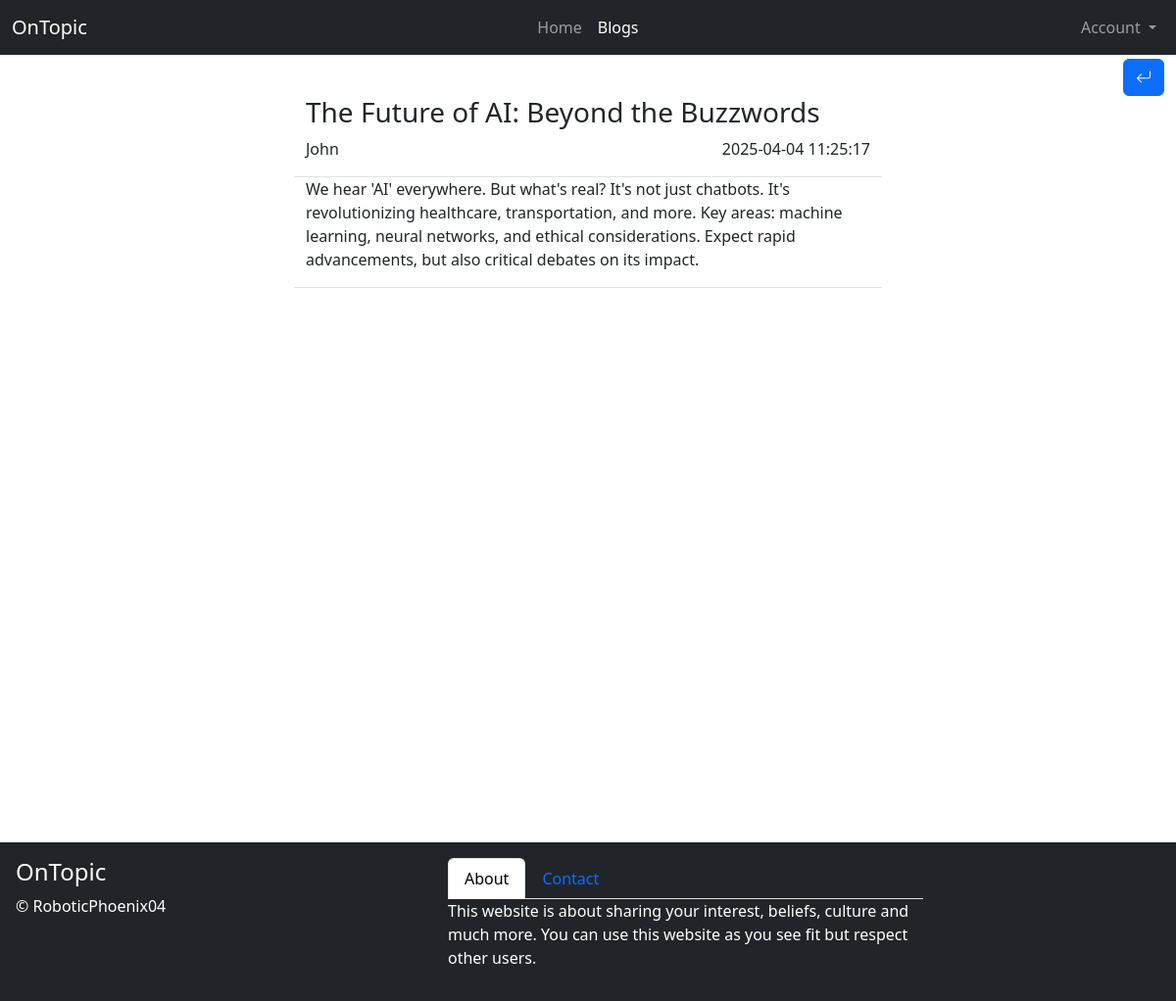
Page /blog.php?id=3 on the committed database.
### tables this page shows
CREATE TABLE `blogs` (
    id MEDIUMINT NOT NULL AUTO_INCREMENT PRIMARY KEY,
    iduser MEDIUMINT NOT NULL,
    nameuser VARCHAR(100) NOT NULL,
    title VARCHAR(100) NOT NULL,
    content TEXT NOT NULL,
    datecreation DATETIME NOT NULL
);

### blog.php (the view, shortened to what this page needs)
<?php
require('connect.php');
$query = $pdo->query("SELECT title, content, nameuser, datecreation FROM blogs WHERE id='{$_GET["id"]}'");
$result = $query->fetch(PDO::FETCH_ASSOC);
?>
<!DOCTYPE html>
<html lang="en">
<head>
    <link href="https://cdn.jsdelivr.net/npm/bootstrap@5.3.3/dist/css/bootstrap.min.css" rel="stylesheet"
>
    <link rel="stylesheet" href="https://cdn.jsdelivr.net/npm/bootstrap-icons@1.11.3/font/bootstrap-icons.min.css">
</head>
<body>
    <nav class="navbar navbar-expand-sm navbar-dark bg-dark">
        <div class="container-fluid">
            <span class="navbar-brand"><a href="index.php" class="text-white" style="text-decoration: none;">OnTopic</a></span>
            <div class="collapse navbar-collapse" id="navbarNav">
                <ul class="navbar-nav mx-auto">
                    <li class="nav-item">
                        <a href="index.php" class="nav-link">
                            Home
                        </a>
                    </li>
                    <li class="nav-item">
                        <a href="blogs.php" class="nav-link active">
                            Blogs
                        </a>
                    </li>
                </ul>
                <ul class="navbar-nav">
                    <li class="nav-item dropdown">
                        <a href="#" class="nav-link dropdown-toggle" id="navbarDropdown" role="button"
                            data-bs-toggle="dropdown">
                            Account
                        </a>
                    </li>
                </ul>
            </div>
        </div>
    </nav>
    <div class="container-fluid mt-1" style="min-height: 100vh;">
        <div class="row justify-content-end">
            <div class="col-auto">
                <a href="blogs.php" style="text-decoration: none; color: white"><button type="button" class="btn btn-primary"><i class="bi bi-arrow-return-left"></i></button></a>
            </div>
        </div>
        <div class="row justify-content-center">
            <div class="col-6">
                <h3><?= $result['title'] ?></h3>
            </div>
        </div>
        <div class="row justify-content-center">
            <div class="col-3">
                <p><?= $result['nameuser'] ?></p>
            </div>
            <div class="col-3">
                <p class="text-end"><?= $result['datecreation'] ?></p>
            </div>
        </div>
        <div class="row justify-content-center">
            <div class="col-6 border-top border-bottom mb-2">
                <p><?= $result['content'] ?></p>
            </div>
        </div>
    </div>
    <footer>
        <div class="container-fluid bg-dark text-white p-3">
            <div class="row">
                <div class="col-md-2">
                    <h4>OnTopic</h4>
                    <p>© RoboticPhoenix04</p>
                </div>
                <div class="col-md-10 d-flex justify-content-center">
                    <div class="w-50">
                        <ul class="nav nav-tabs" id="myTab" role="tablist">
                            <li class="nav-item" role="presentation">
                                <button class="nav-link active" id="about-tab" data-bs-toggle="tab" data-bs-target="#about" type="button" role="tab">About</button>
                            </li>
                            <li class="nav-item" role="presentation">
                                <button class="nav-link" id="contact-tab" data-bs-toggle="tab" data-bs-target="#contact" type="button" role="tab">Contact</button>
                            </li>
                        </ul>
                        <div class="tab-content" id="myTabContent">
                            <div class="tab-pane fade show active" id="about" role="tabpanel">
                                <p>This website is about sharing your interest, beliefs, culture and much more. You can use this website as you see fit but respect other users.</p>
                            </div>
                        </div>
                    </div>
                </div>
            </div>
        </div>
    </footer>
</body>
</html>

### rows in the picture
blogs: title "The Future of AI: Beyond the Buzzwords", nameuser "John", datecreation "2025-04-04 11:25:17", content "We hear 'AI' everywhere. But what's real? It's not just chatbots. It's revolutionizing healthcare, transportation, and more. Key areas: machine learning, neural networks, and ethical considerations. Expect rapid advancements, but also critical debates on its impact."
